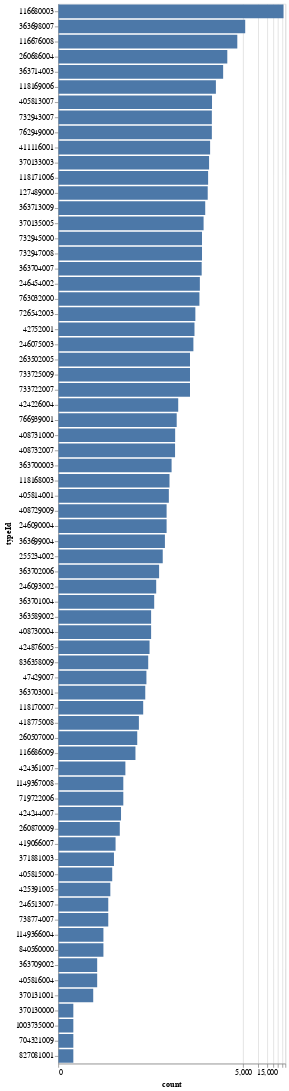

Notebook cell for this chart:
### Code cell
# inspect frequency of each type of relationship out of 66,017 relationships
print(Relationship.shape)

# 116680003 | Is A occurs 32,111 times i.e accounts for half
# 363698007 | Finding site 5,497
# 116676008 | Associated morphology 3,818
type_count = (
    Relationship.select(pl.col("typeId").value_counts())
    .unnest("typeId")
    .sort("count", descending=True)
)
type_count.plot.bar(
    alt.X("count:Q").scale(type="symlog"), y=alt.Y("typeId:O").sort("-x")
)

### Figure 1 — Vega-Lite specification as saved in the notebook (floating-point values rounded to 4 significant figures)
{"config": {"view": {"continuousWidth": 300, "continuousHeight": 300}}, "data": {"name": "data-0b20984cd614586a3c8b3efe7bbbd95e"}, "mark": {"type": "bar", "tooltip": true}, "encoding": {"x": {"field": "count", "scale": {"type": "symlog"}, "type": "quantitative"}, "y": {"field": "typeId", "sort": "-x", "type": "ordinal"}}, "params": [{"name": "param_1", "select": {"type": "interval", "encodings": ["x", "y"]}, "bind": "scales"}], "$schema": "https://vega.github.io/schema/vega-lite/v5.20.1.json", "datasets": {"data-0b20984cd614586a3c8b3efe7bbbd95e": [{"typeId": 116680003, "count": 32111}, {"typeId": 363698007, "count": 5497}, {"typeId": 116676008, "count": 3818}, {"typeId": 260686004, "count": 2407}, {"typeId": 363714003, "count": 1988}, {"typeId": 118169006, "count": 1423}, {"typeId": 405813007, "count": 1190}, {"typeId": 732943007, "count": 1181}, {"typeId": 762949000, "count": 1181}, {"typeId": 411116001, "count": 1090}, {"typeId": 370133003, "count": 1039}, {"typeId": 118171006, "count": 994}, {"typeId": 127489000, "count": 976}, {"typeId": 363713009, "count": 870}, {"typeId": 370135005, "count": 807}, {"typeId": 732945000, "count": 750}, {"typeId": 732947008, "count": 750}, {"typeId": 363704007, "count": 739}, {"typeId": 246454002, "count": 679}, {"typeId": 763032000, "count": 666}, {"typeId": 726542003, "count": 552}, {"typeId": 42752001, "count": 530}, {"typeId": 246075003, "count": 504}, {"typeId": 263502005, "count": 431}, {"typeId": 733725009, "count": 431}, {"typeId": 733722007, "count": 431}, {"typeId": 424226004, "count": 250}, {"typeId": 766939001, "count": 233}, {"typeId": 408731000, "count": 217}, {"typeId": 408732007, "count": 216}, {"typeId": 363700003, "count": 184}, {"typeId": 118168003, "count": 167}, {"typeId": 405814001, "count": 162}, {"typeId": 408729009, "count": 146}, {"typeId": 246090004, "count": 146}, {"typeId": 363699004, "count": 135}, {"typeId": 255234002, "count": 122}, {"typeId": 363702006, "count": 103}, {"typeId": 246093002, "count": 90}, {"typeId": 363701004, "count": 82}, {"typeId": 363589002, "count": 71}, {"typeId": 408730004, "count": 71}, {"typeId": 424876005, "count": 66}, {"typeId": 836358009, "count": 62}, {"typeId": 47429007, "count": 57}, {"typeId": 363703001, "count": 54}, {"typeId": 118170007, "count": 49}, {"typeId": 418775008, "count": 40}, {"typeId": 260507000, "count": 37}, {"typeId": 116686009, "count": 34}, {"typeId": 424361007, "count": 21}, {"typeId": 1149367008, "count": 19}, {"typeId": 719722006, "count": 19}, {"typeId": 424244007, "count": 17}, {"typeId": 260870009, "count": 16}, {"typeId": 419066007, "count": 13}, {"typeId": 371881003, "count": 12}, {"typeId": 405815000, "count": 11}, {"typeId": 425391005, "count": 10}, {"typeId": 246513007, "count": 9}, {"typeId": 738774007, "count": 9}, {"typeId": 1149366004, "count": 7}, {"typeId": 840560000, "count": 7}, {"typeId": 363709002, "count": 5}, {"typeId": 405816004, "count": 5}, {"typeId": 370131001, "count": 4}, {"typeId": 370130000, "count": 1}, {"typeId": 1003735000, "count": 1}, {"typeId": 704321009, "count": 1}, {"typeId": 827081001, "count": 1}]}}
